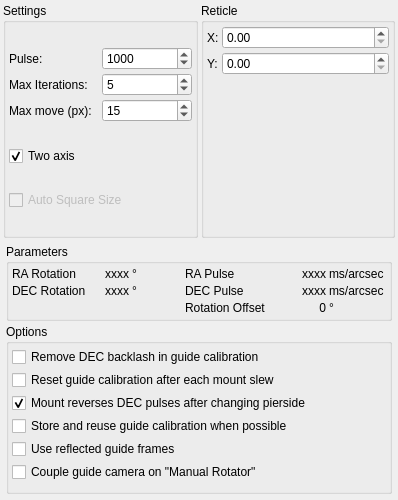
<?xml version="1.0" encoding="UTF-8"?>
<ui version="4.0">
 <class>OpsCalibration</class>
 <widget class="QWidget" name="OpsCalibration">
  <property name="geometry">
   <rect>
    <x>0</x>
    <y>0</y>
    <width>398</width>
    <height>500</height>
   </rect>
  </property>
  <property name="minimumSize">
   <size>
    <width>0</width>
    <height>500</height>
   </size>
  </property>
  <property name="maximumSize">
   <size>
    <width>16777215</width>
    <height>16777215</height>
   </size>
  </property>
  <layout class="QVBoxLayout" name="verticalLayout_2">
   <property name="spacing">
    <number>3</number>
   </property>
   <property name="leftMargin">
    <number>3</number>
   </property>
   <property name="topMargin">
    <number>3</number>
   </property>
   <property name="rightMargin">
    <number>3</number>
   </property>
   <property name="bottomMargin">
    <number>3</number>
   </property>
   <item>
    <layout class="QHBoxLayout" name="horizontalLayout">
     <property name="spacing">
      <number>3</number>
     </property>
     <item>
      <widget class="QGroupBox" name="groupBox_2">
       <property name="title">
        <string>Settings</string>
       </property>
       <layout class="QVBoxLayout" name="verticalLayout">
        <property name="spacing">
         <number>3</number>
        </property>
        <property name="leftMargin">
         <number>3</number>
        </property>
        <property name="topMargin">
         <number>3</number>
        </property>
        <property name="rightMargin">
         <number>3</number>
        </property>
        <property name="bottomMargin">
         <number>3</number>
        </property>
        <item>
         <layout class="QGridLayout" name="gridLayout">
          <property name="spacing">
           <number>3</number>
          </property>
          <item row="0" column="1">
           <widget class="QLabel" name="l_29">
            <property name="toolTip">
             <string>Initial pulse size for calibration.</string>
            </property>
            <property name="text">
             <string>Pulse:</string>
            </property>
           </widget>
          </item>
          <item row="1" column="2">
           <widget class="QSpinBox" name="kcfg_AutoModeIterations">
            <property name="toolTip">
             <string>Maximum number of iterations calibration should use per phase.</string>
            </property>
            <property name="minimum">
             <number>3</number>
            </property>
            <property name="maximum">
             <number>10</number>
            </property>
            <property name="value">
             <number>5</number>
            </property>
           </widget>
          </item>
          <item row="0" column="2">
           <widget class="QSpinBox" name="kcfg_CalibrationPulseDuration">
            <property name="toolTip">
             <string>Initial pulse size for calibration.</string>
            </property>
            <property name="minimum">
             <number>100</number>
            </property>
            <property name="maximum">
             <number>5000</number>
            </property>
            <property name="singleStep">
             <number>100</number>
            </property>
            <property name="value">
             <number>1000</number>
            </property>
           </widget>
          </item>
          <item row="1" column="1">
           <widget class="QLabel" name="label">
            <property name="toolTip">
             <string>Maximum number of iterations calibration should use per phase. It may use fewer (if max move is reached).</string>
            </property>
            <property name="text">
             <string>Max Iterations:</string>
            </property>
           </widget>
          </item>
          <item row="2" column="1">
           <widget class="QLabel" name="label1">
            <property name="toolTip">
             <string>Maximum number of pixels the calibration should move. Once it exceeds this amount, it will finish the calibration phase.  It may move less if  max iterations is reached.</string>
            </property>
            <property name="text">
             <string>Max move (px):</string>
            </property>
           </widget>
          </item>
          <item row="2" column="2">
           <widget class="QSpinBox" name="kcfg_CalibrationMaxMove">
            <property name="toolTip">
             <string>Maximum number of pixels the calibration should move (approximate).</string>
            </property>
            <property name="minimum">
             <number>5</number>
            </property>
            <property name="maximum">
             <number>100</number>
            </property>
            <property name="singleStep">
             <number>1</number>
            </property>
            <property name="value">
             <number>15</number>
            </property>
           </widget>
          </item>
         </layout>
        </item>
        <item>
         <widget class="QCheckBox" name="kcfg_TwoAxisEnabled">
          <property name="text">
           <string>Two axis</string>
          </property>
          <property name="checked">
           <bool>true</bool>
          </property>
         </widget>
        </item>
        <item>
         <widget class="QCheckBox" name="kcfg_GuideAutoSquareSizeEnabled">
          <property name="enabled">
           <bool>false</bool>
          </property>
          <property name="toolTip">
           <string>Automatically select the square size based on the selected star width.</string>
          </property>
          <property name="text">
           <string>Auto Square Size</string>
          </property>
         </widget>
        </item>
       </layout>
      </widget>
     </item>
     <item>
      <widget class="QGroupBox" name="groupBox">
       <property name="title">
        <string>Reticle</string>
       </property>
       <layout class="QFormLayout" name="formLayout_2">
        <property name="horizontalSpacing">
         <number>3</number>
        </property>
        <property name="verticalSpacing">
         <number>3</number>
        </property>
        <property name="leftMargin">
         <number>3</number>
        </property>
        <property name="topMargin">
         <number>3</number>
        </property>
        <property name="rightMargin">
         <number>3</number>
        </property>
        <property name="bottomMargin">
         <number>3</number>
        </property>
        <item row="0" column="0">
         <widget class="QLabel" name="l_26">
          <property name="toolTip">
           <string>X position of the guide star</string>
          </property>
          <property name="text">
           <string>X:</string>
          </property>
         </widget>
        </item>
        <item row="0" column="1">
         <widget class="QDoubleSpinBox" name="spinBox_ReticleX">
          <property name="maximum">
           <double>5000.000000000000000</double>
          </property>
         </widget>
        </item>
        <item row="1" column="0">
         <widget class="QLabel" name="l_27">
          <property name="toolTip">
           <string>Y position of the guide star</string>
          </property>
          <property name="text">
           <string>Y:</string>
          </property>
         </widget>
        </item>
        <item row="1" column="1">
         <widget class="QDoubleSpinBox" name="spinBox_ReticleY">
          <property name="maximum">
           <double>5000.000000000000000</double>
          </property>
         </widget>
        </item>
       </layout>
      </widget>
     </item>
    </layout>
   </item>
   <item>
    <widget class="QFrame" name="verticalLayout_4">
     <property name="minimumSize">
      <size>
       <width>0</width>
       <height>200</height>
      </size>
     </property>
     <layout class="QVBoxLayout" name="verticalLayout_3">
      <property name="spacing">
       <number>3</number>
      </property>
      <property name="leftMargin">
       <number>3</number>
      </property>
      <property name="topMargin">
       <number>3</number>
      </property>
      <property name="rightMargin">
       <number>3</number>
      </property>
      <property name="bottomMargin">
       <number>3</number>
      </property>
      <item>
       <widget class="QGroupBox" name="CalibrationsValues">
        <property name="minimumSize">
         <size>
          <width>0</width>
          <height>80</height>
         </size>
        </property>
        <property name="maximumSize">
         <size>
          <width>16777215</width>
          <height>80</height>
         </size>
        </property>
        <property name="toolTip">
         <string>&lt;html&gt;&lt;head/&gt;&lt;body&gt;&lt;p&gt;These are the current calibration parameters.&lt;/p&gt;&lt;/body&gt;&lt;/html&gt;</string>
        </property>
        <property name="title">
         <string>Parameters</string>
        </property>
        <layout class="QGridLayout" name="gridLayout_2">
         <property name="sizeConstraint">
          <enum>QLayout::SetMinimumSize</enum>
         </property>
         <property name="leftMargin">
          <number>3</number>
         </property>
         <property name="topMargin">
          <number>3</number>
         </property>
         <property name="rightMargin">
          <number>3</number>
         </property>
         <property name="bottomMargin">
          <number>3</number>
         </property>
         <property name="spacing">
          <number>3</number>
         </property>
         <item row="3" column="4">
          <widget class="QLabel" name="dec_cal_mspp">
           <property name="text">
            <string>xxxx</string>
           </property>
           <property name="alignment">
            <set>Qt::AlignRight|Qt::AlignTrailing|Qt::AlignVCenter</set>
           </property>
          </widget>
         </item>
         <item row="3" column="0">
          <widget class="QLabel" name="label_7">
           <property name="text">
            <string>DEC Rotation</string>
           </property>
          </widget>
         </item>
         <item row="1" column="5">
          <widget class="QLabel" name="label_6">
           <property name="text">
            <string>ms/arcsec</string>
           </property>
          </widget>
         </item>
         <item row="3" column="5">
          <widget class="QLabel" name="label_11">
           <property name="text">
            <string>ms/arcsec</string>
           </property>
          </widget>
         </item>
         <item row="1" column="3">
          <widget class="QLabel" name="label_2">
           <property name="text">
            <string>RA Pulse</string>
           </property>
          </widget>
         </item>
         <item row="3" column="1">
          <widget class="QLabel" name="dec_cal_degrees">
           <property name="minimumSize">
            <size>
             <width>40</width>
             <height>0</height>
            </size>
           </property>
           <property name="maximumSize">
            <size>
             <width>40</width>
             <height>16777215</height>
            </size>
           </property>
           <property name="text">
            <string>xxxx</string>
           </property>
           <property name="alignment">
            <set>Qt::AlignRight|Qt::AlignTrailing|Qt::AlignVCenter</set>
           </property>
          </widget>
         </item>
         <item row="1" column="2">
          <widget class="QLabel" name="label_4">
           <property name="minimumSize">
            <size>
             <width>20</width>
             <height>0</height>
            </size>
           </property>
           <property name="maximumSize">
            <size>
             <width>50</width>
             <height>16777215</height>
            </size>
           </property>
           <property name="text">
            <string>°</string>
           </property>
          </widget>
         </item>
         <item row="1" column="4">
          <widget class="QLabel" name="ra_cal_mspp">
           <property name="text">
            <string>xxxx</string>
           </property>
           <property name="alignment">
            <set>Qt::AlignRight|Qt::AlignTrailing|Qt::AlignVCenter</set>
           </property>
          </widget>
         </item>
         <item row="3" column="2">
          <widget class="QLabel" name="dec_cal_degrees_unit">
           <property name="maximumSize">
            <size>
             <width>16777215</width>
             <height>16777215</height>
            </size>
           </property>
           <property name="text">
            <string>°</string>
           </property>
          </widget>
         </item>
         <item row="1" column="0">
          <widget class="QLabel" name="racal">
           <property name="text">
            <string>RA Rotation</string>
           </property>
          </widget>
         </item>
         <item row="1" column="1">
          <widget class="QLabel" name="ra_cal_degrees">
           <property name="minimumSize">
            <size>
             <width>40</width>
             <height>0</height>
            </size>
           </property>
           <property name="maximumSize">
            <size>
             <width>40</width>
             <height>16777215</height>
            </size>
           </property>
           <property name="text">
            <string>xxxx</string>
           </property>
           <property name="alignment">
            <set>Qt::AlignRight|Qt::AlignTrailing|Qt::AlignVCenter</set>
           </property>
          </widget>
         </item>
         <item row="3" column="3">
          <widget class="QLabel" name="label_3">
           <property name="text">
            <string>DEC Pulse</string>
           </property>
          </widget>
         </item>
         <item row="4" column="5">
          <widget class="QLabel" name="label_8">
           <property name="text">
            <string>°</string>
           </property>
          </widget>
         </item>
         <item row="4" column="4">
          <widget class="QLabel" name="cam_rot_offset">
           <property name="text">
            <string>0</string>
           </property>
           <property name="alignment">
            <set>Qt::AlignRight|Qt::AlignTrailing|Qt::AlignVCenter</set>
           </property>
          </widget>
         </item>
         <item row="4" column="3">
          <widget class="QLabel" name="label_5">
           <property name="text">
            <string>Rotation Offset</string>
           </property>
          </widget>
         </item>
         <item row="4" column="0">
          <widget class="QLabel" name="dec_inverted">
           <property name="text">
            <string/>
           </property>
          </widget>
         </item>
        </layout>
       </widget>
      </item>
      <item>
       <widget class="QGroupBox" name="Options">
        <property name="minimumSize">
         <size>
          <width>0</width>
          <height>170</height>
         </size>
        </property>
        <property name="maximumSize">
         <size>
          <width>16777215</width>
          <height>16777215</height>
         </size>
        </property>
        <property name="title">
         <string>Options</string>
        </property>
        <layout class="QVBoxLayout" name="verticalLayout_5">
         <property name="spacing">
          <number>3</number>
         </property>
         <property name="leftMargin">
          <number>3</number>
         </property>
         <property name="topMargin">
          <number>3</number>
         </property>
         <property name="rightMargin">
          <number>3</number>
         </property>
         <property name="bottomMargin">
          <number>3</number>
         </property>
         <item>
          <widget class="QCheckBox" name="kcfg_GuideCalibrationBacklash">
           <property name="minimumSize">
            <size>
             <width>0</width>
             <height>20</height>
            </size>
           </property>
           <property name="toolTip">
            <string>&lt;html&gt;&lt;head/&gt;&lt;body&gt;&lt;p&gt;Remove the effect of DEC backlash when calibrating guider.&lt;/p&gt;&lt;/body&gt;&lt;/html&gt;</string>
           </property>
           <property name="statusTip">
            <string/>
           </property>
           <property name="text">
            <string>Remove DEC backlash in guide calibration</string>
           </property>
          </widget>
         </item>
         <item>
          <widget class="QCheckBox" name="kcfg_ResetGuideCalibration">
           <property name="minimumSize">
            <size>
             <width>0</width>
             <height>20</height>
            </size>
           </property>
           <property name="toolTip">
            <string>&lt;html&gt;&lt;head/&gt;&lt;body&gt;&lt;p&gt;If checked,  always re-calibrate when guiding is started. This is often not necessary when a good quality calibration has previously been done and the guide camera has not been re-installed.&lt;/p&gt;&lt;/body&gt;&lt;/html&gt;</string>
           </property>
           <property name="statusTip">
            <string/>
           </property>
           <property name="text">
            <string>Reset guide calibration after each mount slew</string>
           </property>
          </widget>
         </item>
         <item>
          <widget class="QCheckBox" name="kcfg_ReverseDecOnPierSideChange">
           <property name="minimumSize">
            <size>
             <width>0</width>
             <height>20</height>
            </size>
           </property>
           <property name="toolTip">
            <string>&lt;html&gt;&lt;head/&gt;&lt;body&gt;&lt;p&gt;When re-using a calibration, reverse the DEC angle if the current pier side differs from the one at calibration. This only applies when re-using calibrations. The value you need is a property of your mount that should be researched. &lt;/p&gt;&lt;/body&gt;&lt;/html&gt;</string>
           </property>
           <property name="statusTip">
            <string/>
           </property>
           <property name="text">
            <string>Mount reverses DEC pulses after changing pierside</string>
           </property>
           <property name="checked">
            <bool>true</bool>
           </property>
          </widget>
         </item>
         <item>
          <widget class="QCheckBox" name="kcfg_ReuseGuideCalibration">
           <property name="minimumSize">
            <size>
             <width>0</width>
             <height>20</height>
            </size>
           </property>
           <property name="toolTip">
            <string>&lt;html&gt;&lt;head/&gt;&lt;body&gt;&lt;p&gt;Store and attempt to reuse calibrations. This even works on opposite sides of the meridian if the pier-side can be automatically determined from your mount.&lt;/p&gt;&lt;/body&gt;&lt;/html&gt;</string>
           </property>
           <property name="text">
            <string>Store and reuse guide calibration when possible</string>
           </property>
           <layout class="QVBoxLayout" name="verticalLayout_6">
            <property name="leftMargin">
             <number>10</number>
            </property>
            <property name="topMargin">
             <number>0</number>
            </property>
            <property name="bottomMargin">
             <number>5</number>
            </property>
           </layout>
          </widget>
         </item>
         <item>
          <widget class="QCheckBox" name="kcfg_GuideReflectFrames">
           <property name="minimumSize">
            <size>
             <width>0</width>
             <height>20</height>
            </size>
           </property>
           <property name="toolTip">
            <string>&lt;html&gt;&lt;head/&gt;&lt;body&gt;&lt;p&gt;Reflect the guide images on x-axis before passing them to the guider process.&lt;br/&gt;This ensures a correct analysis of the mount drift in case of mirrored captures (e.g. with an OAG or ONAG-train).&lt;/p&gt;&lt;/body&gt;&lt;/html&gt;</string>
           </property>
           <property name="text">
            <string>Use reflected guide frames</string>
           </property>
          </widget>
         </item>
         <item>
          <widget class="QCheckBox" name="kcfg_GuideManualRotator">
           <property name="minimumSize">
            <size>
             <width>0</width>
             <height>20</height>
            </size>
           </property>
           <property name="toolTip">
            <string>&lt;html&gt;&lt;head/&gt;&lt;body&gt;&lt;p&gt;Check this option if you want to reuse the guide calibration, but there is no rotator device and the guide camera is manually rotated together with the imaging camera (e.g. with a OAG train). &lt;br/&gt;Please note that an active option &amp;quot;Automatic and Manual Rotator Control&amp;quot; in Rotator Settings is a precondition.&lt;/p&gt;&lt;/body&gt;&lt;/html&gt;</string>
           </property>
           <property name="text">
            <string>Couple guide camera on &quot;Manual Rotator&quot;</string>
           </property>
          </widget>
         </item>
        </layout>
       </widget>
      </item>
     </layout>
    </widget>
   </item>
  </layout>
 </widget>
 <tabstops>
  <tabstop>kcfg_CalibrationPulseDuration</tabstop>
  <tabstop>kcfg_AutoModeIterations</tabstop>
  <tabstop>kcfg_CalibrationMaxMove</tabstop>
  <tabstop>kcfg_TwoAxisEnabled</tabstop>
  <tabstop>kcfg_GuideAutoSquareSizeEnabled</tabstop>
  <tabstop>spinBox_ReticleX</tabstop>
  <tabstop>spinBox_ReticleY</tabstop>
 </tabstops>
 <resources/>
 <connections/>
</ui>
